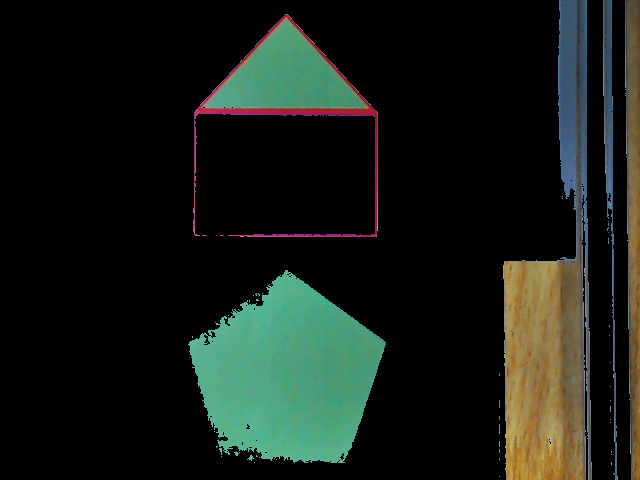
#> input picture ImageProcessingDigitSegment/Image/FinalProject/gofill.png, 640 x 480 px
$ python labye.py   (older library calls are emulated)
#> lines starting #> are read from the running program, lines starting #| are printed output that depends on the picture; after the words box and inside, x2 and y2 are one past the last pixel; in counts of white or black regions, pixels touching at a corner belong together
import numpy as np
import cv2
import copy

contour_value = []
pts = []
re_arrange = []
Mike_X_Y_Value = []
img = cv2.imread("gofill.png")
#> img is the input picture: shape (480, 640, 3); mean B, G, R 23.3, 29.6, 22.8
gray = cv2.cvtColor(img, cv2.COLOR_BGR2GRAY)
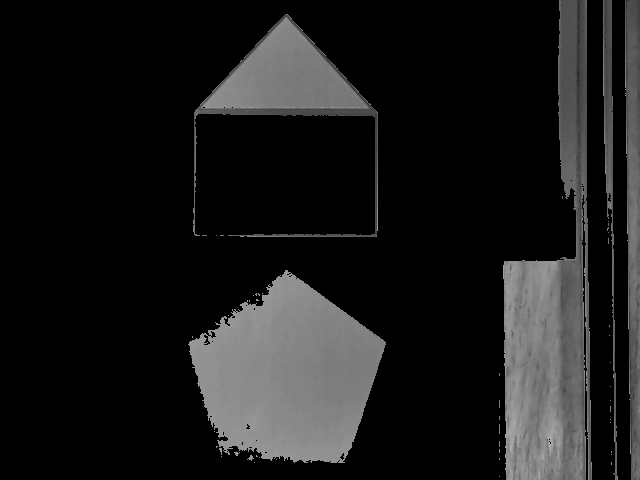
#> gray: shape (480, 640); min 0, max 177, mean 26.9
blured = cv2.GaussianBlur(gray, (5, 5), 0)
thresh = cv2.threshold(blured,0,255, cv2.THRESH_BINARY)[1]
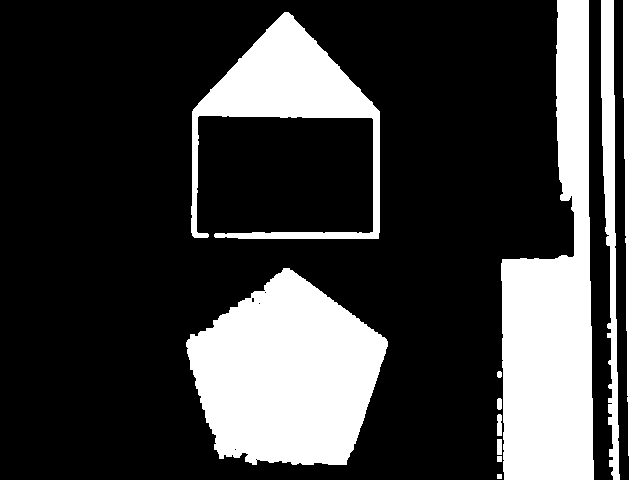
#> thresh: shape (480, 640); 26.1% white; 11 white regions
diagmask = cv2.imread("noise_2.png", 0)
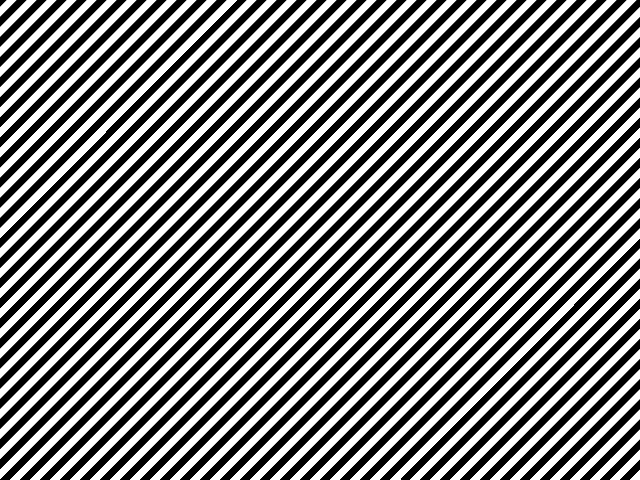
#> input picture ImageProcessingDigitSegment/Image/FinalProject/noise_2.png, 640 x 480 px
#> diagmask is the input picture: shape (480, 640); min 0, max 255, mean 127.7
cropped_image= thresh.copy()
kernel = np.ones((2, 2), np.uint8)
h, w = cropped_image.shape[:2]
#> h = 480; w = 640
diagmask = diagmask[0:h,0:w]
black_img = np.zeros((h, w), np.uint8)
black_img2 = copy.copy(black_img)
cntss = cv2.findContours(thresh.copy(), cv2.RETR_TREE, cv2.CHAIN_APPROX_SIMPLE)
#> cntss = 16 contours, 6 with area under 20; largest, box (x1, y1, x2, y2) and area: (186, 268, 388, 465) 27361, (501, 0, 594, 480) 26531, (191, 12, 380, 239) 12772, (623, 0, 640, 480) 6473, (601, 0, 620, 480) 4112
for cnt in cntss[1]:
#> (the run stopped early here; a loop or call above may not have finished)
